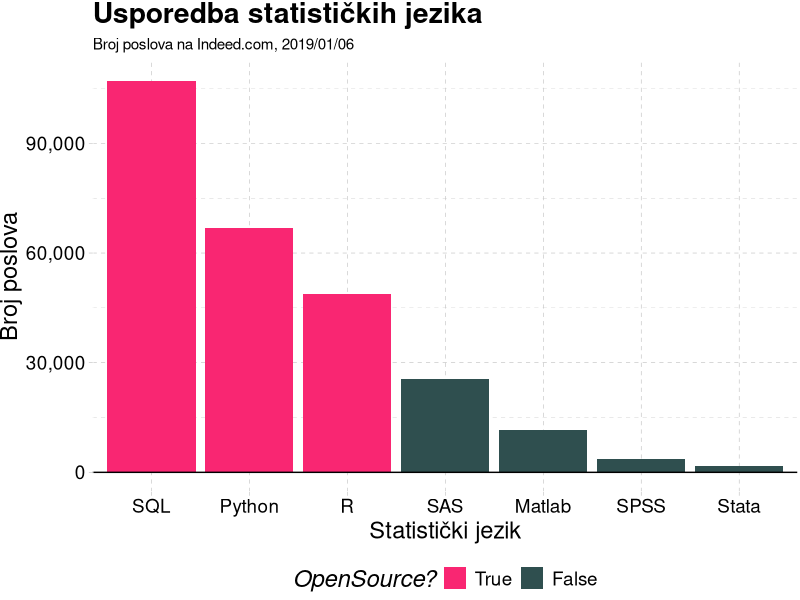
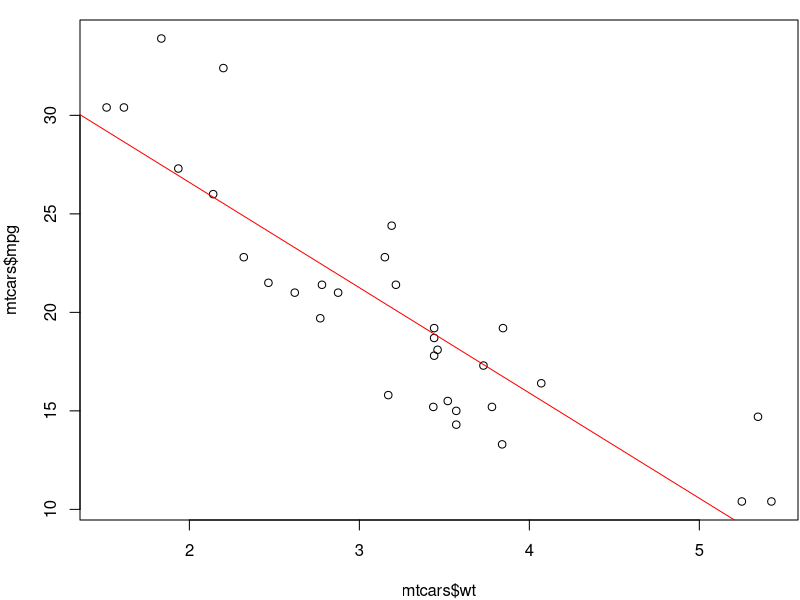
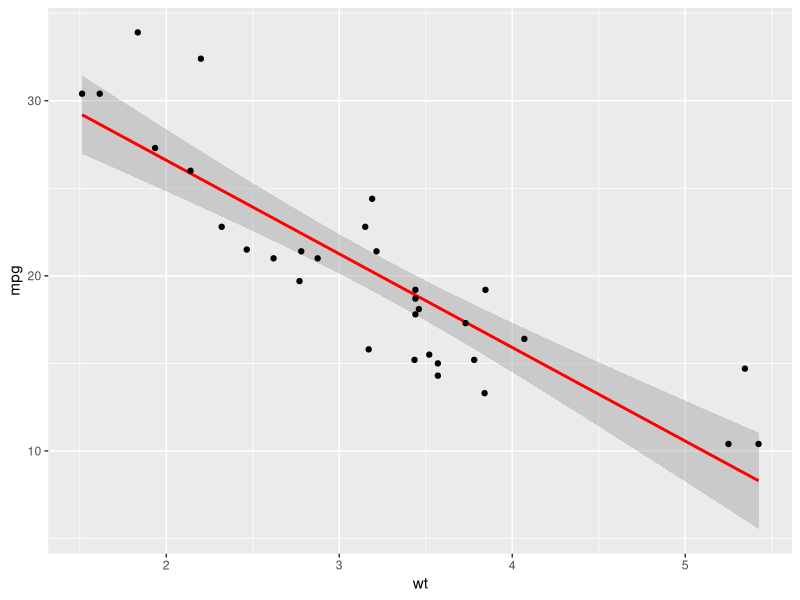

Source code (R) for these figures, in order: (Note: this script raises an error after producing the figures.)
## ---- chunk 1
options(htmltools.dir.version = FALSE)
## ---- chunk 2
 version$version.string
## ---- chunk 3
library(tidyverse)
# The popularity data
pop_df <- 
  data.frame(
  lang = c("SQL", "Python", "R", "SAS", "Matlab", "SPSS", "Stata"),
  n_jobs = c(107130, 66976, 48772, 25644, 11464, 3717, 1624),
  free = c(T, T, T, F, F, F, F)
  )
## Plot it
pop_df %>% 
  mutate(lang = lang %>% factor(ordered = T)) %>%
  ggplot(aes(x = lang, y = n_jobs, fill = free)) +
  geom_col() +
  geom_hline(yintercept = 0) +
  aes(x = reorder(lang, -n_jobs), fill = reorder(free, -free)) +
  xlab("Statistički jezik") +
  scale_y_continuous(label = scales::comma) +
  ylab("Broj poslova") +
  labs(
    title = "Usporedba statističkih jezika",
    subtitle = "Broj poslova na Indeed.com, 2019/01/06"
    ) +
  scale_fill_manual(
    "OpenSource?",
    labels = c("True", "False"),
    values = c("#f92672", "darkslategray")
    ) +
  ggthemes::theme_pander(base_size = 17) +
  # theme_ipsum() +
  theme(legend.position = "bottom")
## ---- chunk 4
fit = lm(mpg ~ wt, data = mtcars)
summary(fit)
## ---- chunk 5
par(mar = c(4, 4, 1, .1)) ## Ljepše margine
plot(mtcars$wt, mtcars$mpg)
abline(fit, col = "red")
## ---- chunk 6
ggplot(data = mtcars, aes(x = wt, y = mpg)) + 
  geom_smooth(method = "lm", col = "red") + 
  geom_point() 
## ---- chunk 7
1+2 ## Zbrajanje
6-7 ## Oduzimanje
5/2 ## Dijeljenje
2^3 ## Potencije
2+4*1^3 ## Redosljed operacija
## ---- chunk 8
100 %/% 60 ## Koliko je cijelih sati u 100 minuta?
100 %% 60 ## Koliko je preostalo minuta?
## ---- chunk 9
1 > 2
1 > 2 & 1 > 0.5 ##  "&" znači "i"
1 > 2 | 1 > 0.5 ##  "|" znači "ili" 
isTRUE (1 < 2)
## ---- chunk 10
1 > 0.5 & 2
## ---- chunk 11
1 > 0.5 & 1 > 2
## ---- chunk 12
is.na(1:10)
!is.na(1:10)
# Negate(is.na)(1:10) ## Ovo također radi. 
## ---- chunk 13
4 %in% 1:10
4 %in% 5:10
## ---- chunk 14
`%ni%` <- Negate(`%in%`) ## Navodnici (`) služe za specifikaciju funkcije.
4 %ni% 5:10
## ---- chunk 15
1 = 1 ## Ne radi.
1 == 1 ## radi.
1 != 2 ## Jedan znak jednakosti i negacija.
## ---- chunk 16
0.1 + 0.2 == 0.3
## ---- chunk 17
all.equal(0.1 + 0.2, 0.3)
## ---- chunk 18
a <- 10 + 5
a
## ---- chunk 19
10 + 5 -> a
## ---- chunk 20
b = 10 + 10 ## Pripisani objekt mora biti lijevo kada se koristi "=".
b
## ---- chunk 21
## Napravi mali data frame sa nazivom "df".
df <- data.frame(x = 1:2, y = 3:4) 
df
## ---- chunk 22
## Pretvori ga (i.e. create) u matricu sa nazivom "m".
m <- as.matrix(df)
m
## ---- chunk 23
# df <- data.frame(x = 1:2, y = 3:4) ## Stvori mali data frame sa nazivom "df".
class(df) ## Saznaj klasu.
typeof(df) ## Saznaj tip.
str(df) ## Pokaži strukturu.
## ---- chunk 24
df
## ---- chunk 25
lm(y ~ x) ##  "lm" označava linearni model
## ---- chunk 26
lm(y ~ x, data = df) ## Radi kada dodamo "data = df"!
## ---- chunk 27
df2 <- data.frame(x = rnorm(10), y = runif(10))
## ---- chunk 28
my_vector <- c(1, 2, 5)
my_vector
## ---- chunk 29
pi
pi <- 2
pi
## ---- chunk 30
library(dplyr)
## ---- chunk 31
stats::filter(1:10, rep(1, 2))
## ---- chunk 32
1+2
## ---- chunk 33
a <- 1:10
a[4] ## Izaberi četvrti elemet objekta "a"
a[c(4, 6)] ## Izaberi četvrti i šesti element
## ---- chunk 34
starwars[1, 1] ## Prikaži ćeliju koja odgvara prvom redu i prvoj koloni data frame-a.
## ---- chunk 35
my_list <- list(a = "hello", b = c(1,2,3), c = data.frame(x = 1:5, y = 6:10))
my_list[[1]] ## Vrati prvi element
my_list[[2]][3] ## Vrati 3 element drugog objekta
## ---- chunk 36
my_list
## ---- chunk 37
my_list$a ## Vrati objekt "a"
my_list$b[3] ## Vrati treći element objekta "b" 
my_list$c$x ## Vrati kolonu "x" iz objekta "c"
## ---- chunk 38
starwars$name[1]
## ---- chunk 39
lm(y ~ x) ## Ne radi!
lm(df$y ~ df$x) ## Radi!
## ---- chunk 40
a <- "hello"
b <- "world"
rm(a, b)
